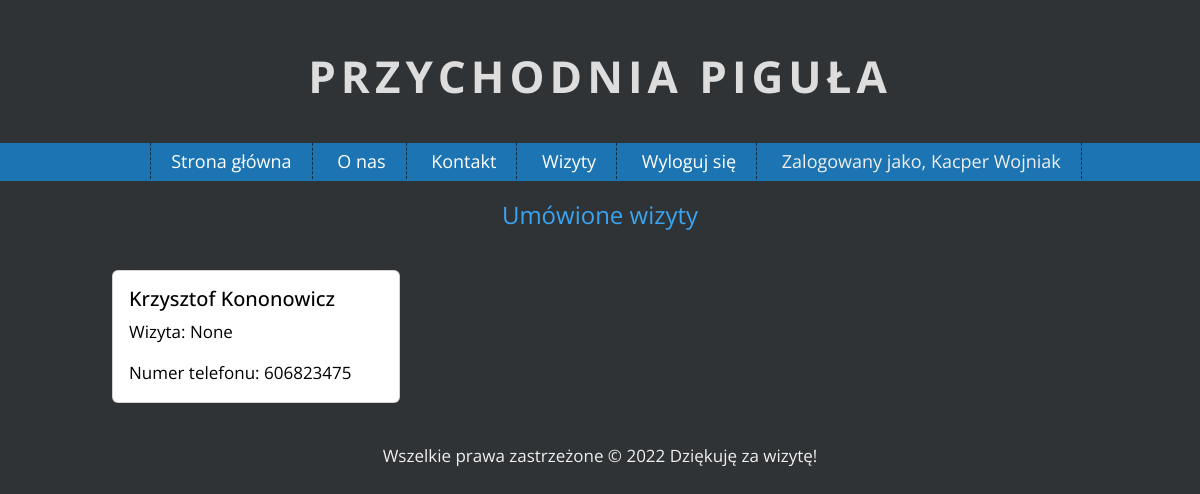
/visit-list/1 (signed in), run on an earlier commit of the app's database.
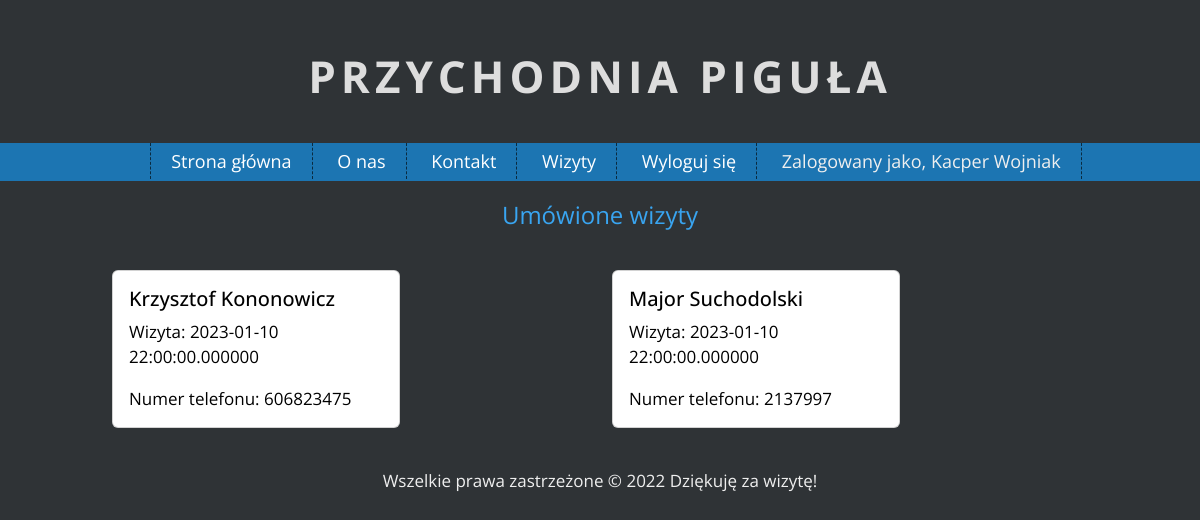
And on a later commit of the database.
### app/models.py (models this page shows, shortened)
class Doctor(UserMixin, db.Model):
    __tablename__ = "doctor"
    id = db.Column(db.Integer, primary_key=True)
    name = db.Column(db.String(80), unique=False, nullable=False)
    surname = db.Column(db.String(80), unique=False, nullable=False)
    email = db.Column(db.String(120), unique=True, nullable=False)
    password = db.Column(db.String(80), unique=False, nullable=False)
    patient = db.relationship('Patient', secondary='visit', back_populates='doctor')
    def get_type(self):
        return self.__tablename__
    def get_id(self):
        return str(self.id)

class Patient(UserMixin, db.Model):
    __tablename__ = "patient"
    id = db.Column(db.Integer, primary_key=True)
    name = db.Column(db.String(80), unique=False, nullable=False)
    surname = db.Column(db.String(80), unique=False, nullable=False)
    password = db.Column(db.String(80), unique=False, nullable=False)
    sex = db.Column(db.Boolean, unique=False, nullable=False)
    email = db.Column(db.String(120), unique=True, nullable=False)
    pesel = db.Column(db.String(80), unique=True, nullable=False)
    phone = db.Column(db.String(80), unique=True, nullable=False)
    doctor = db.relationship('Doctor', secondary='visit', back_populates='patient')

### app/views.py (the view)
@views.route('/visit-list/<id>', methods=['GET', 'POST'])
@login_required
def patientList(id):
    visit_list = db.engine.execute(f'SELECT DISTINCT visit.date, patient.name, patient.surname, patient.phone FROM visit, patient WHERE visit.doctor_id == {id}')
    print(visit_list)
    return render_template('patient-list.html', visit_list=visit_list)

### loginmanager.py (called while the page is built)
@login_manager.user_loader
def load_user(user_id):
    login_type = session.get('login_type')
    if login_type == "doctor":
        return Doctor.query.get(int(user_id))
    else:
        return Patient.query.get(int(user_id))

### app/templates/patient-list.html
{% extends "index.html" %}
{% block content %}
    <div class="container my_gap">
        <h2 style="text-align: center">Umówione wizyty</h2>
    </div>
    <div class="container">
        <div class="row">
            {% for visit in visit_list %}
                <div class="col-sm-6 my_gap">
                    	<div class="card" style="width: 18rem;">
                      	<div class="card-body">
                            <h5 class="card-title" style="color: black">{{visit[1]}} {{visit[2]}}</h5>
                            <p class="card-text" style="color: black">
                                Wizyta: {{ visit.date }}</p>
                            <p class="card-text" style="color: black">
                                Numer telefonu: {{ visit[3] }}</p>
                      	</div>
                    	</div>
                </div>
            {% endfor %}
        </div>
    </div>
{% endblock %}

### app/templates/index.html (shortened to what this page needs)
<!DOCTYPE html>
<html lang="pl">
<head>
    <link rel="stylesheet" href="https://cdn.jsdelivr.net/npm/bootstrap@5.2.2/dist/css/bootstrap.min.css"
>
    <link rel="stylesheet" href="{{ url_for('static', filename='css/main.css') }}">
    <link rel="stylesheet" href="{{ url_for('static', filename='css/fontello.css') }}">
</head>
<body>
<h1 class="logo">Przychodnia piguła </h1>
<nav id="topnav">
    <ul class="menu">
        <li><a href="{{ url_for('views.home') }}">Strona główna</a></li>
        <li><a href="#">O nas</a></li>
        <li><a href="#">Kontakt</a></li>
        {% if current_user.is_authenticated %}
            {% if current_user.get_type() == "doctor" %}
                <li><a href="{{ url_for('views.patientList', id=current_user.get_id()) }}">Wizyty</a></li>
            {% endif %}
            <li><a href="{{ url_for('views.logout') }}">Wyloguj się</a></li>
            <li style="text-align: right">Zalogowany jako, {{ current_user.name }} {{ current_user.surname }}</li>
        {% endif %}
    </ul>
</nav>
<div id="content">
    {% block content %}
    {% endblock %}
</div>
<div class="info">
    Wszelkie prawa zastrzeżone &copy; 2022 Dziękuję za wizytę!
</div>
</body>
</html>

### app/static/css/main.css (style rules this page uses)
body { margin: 0; background-color: #2F3336; color: #efefef; font-family: 'Open Sans', sans-serif; font-size: 17px; }
h1.logo { font-size: 44px; font-weight: 700; color: #ddd; text-align: center; text-transform: uppercase; letter-spacing: 5px; margin-top: 50px; margin-bottom: 40px; }
#topnav { background-color: #1c75b2; text-align: center; }
.menu { list-style-type: none; margin: 0; padding: 10; font-size: 18px; min-height: 38px; line-height: 200%; }
.menu > li { display: inline-block; padding-left: 20px; padding-right: 20px; border-right: 1px dashed #0a2b40; }
.menu > li:first-child { border-left: 1px dashed #0a2b40; }
.menu a { color: #fff; text-decoration: none; }
h1 { font-size: 44px; font-weight: 400; color:#39a5f1; margin-bottom: 20px; }
h2 { font-size: 24px ; font-weight: 400; color: #39a5f1; }
.info { margin-left: auto; margin-right: auto; text-align: center; padding: 20px; }
.container { margin-left: auto; margin-right: auto; width: 1000px; }
.my_gap { margin-top: 20px; margin-bottom: 20px; }

What changed in the data, as far as the page shows it:
changed Patient "Krzysztof": date "None" → "2023-01-10 22:00:00.000000"
added Patient: name "Major", surname "Suchodolski", date "2023-01-10 22:00:00.000000", phone "2137997"
